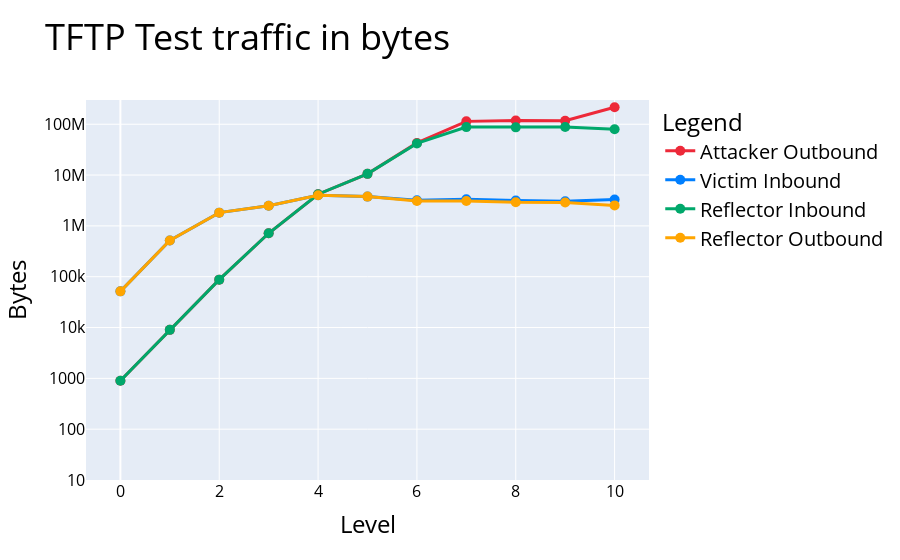

The code cell stored with this chart in its notebook:
### Markdown cell above
### Plotting

### Code cell
PlotLevelAttackData(attackerStats,victimStats,reflectorStats,Protocol,BytesOrPackets)

### Figure 1 — Plotly figure (JSON) as saved in the notebook; plotly's stock layout.template omitted (floating-point values rounded to 4 significant figures)
{"data": [{"hovertemplate": "variable=Attacker Outbound<br>Level=%{x}<br>value=%{y}<extra></extra>", "legendgroup": "Attacker Outbound", "line": {"color": "#ED2939", "dash": "solid", "width": 3}, "marker": {"size": 10, "symbol": "circle"}, "mode": "lines+markers", "name": "Attacker Outbound", "orientation": "v", "showlegend": true, "type": "scatter", "x": [0, 1, 2, 3, 4, 5, 6, 7, 8, 9, 10], "xaxis": "x", "y": [900, 9000, 87600, 715800, 4200960, 10570740, 42887280, 113922480, 118607400, 117188340, 215641320], "yaxis": "y"}, {"hovertemplate": "variable=Victim Inbound<br>Level=%{x}<br>value=%{y}<extra></extra>", "legendgroup": "Victim Inbound", "line": {"color": "#007FFF", "dash": "solid", "width": 3}, "marker": {"size": 10, "symbol": "circle"}, "mode": "lines+markers", "name": "Victim Inbound", "orientation": "v", "showlegend": true, "type": "scatter", "x": [0, 1, 2, 3, 4, 5, 6, 7, 8, 9, 10], "xaxis": "x", "y": [51540, 515400, 1823388, 2489146, 3998028, 3769330, 3181882, 3324972, 3164170, 3061506, 3306768], "yaxis": "y"}, {"hovertemplate": "variable=Reflector Inbound<br>Level=%{x}<br>value=%{y}<extra></extra>", "legendgroup": "Reflector Inbound", "line": {"color": "#00A86B", "dash": "solid", "width": 3}, "marker": {"size": 10, "symbol": "circle"}, "mode": "lines+markers", "name": "Reflector Inbound", "orientation": "v", "showlegend": true, "type": "scatter", "x": [0, 1, 2, 3, 4, 5, 6, 7, 8, 9, 10], "xaxis": "x", "y": [900, 9000, 87600, 715882, 4201042, 10570740, 41926080, 87821842, 86906002, 88363740, 79580460], "yaxis": "y"}, {"hovertemplate": "variable=Reflector Outbound<br>Level=%{x}<br>value=%{y}<extra></extra>", "legendgroup": "Reflector Outbound", "line": {"color": "orange", "dash": "solid", "width": 3}, "marker": {"size": 10, "symbol": "circle"}, "mode": "lines+markers", "name": "Reflector Outbound", "orientation": "v", "showlegend": true, "type": "scatter", "x": [0, 1, 2, 3, 4, 5, 6, 7, 8, 9, 10], "xaxis": "x", "y": [51540, 515400, 1823388, 2489146, 3998028, 3769330, 3082598, 3087582, 2908100, 2885362, 2530402], "yaxis": "y"}], "layout": {"legend": {"font": {"color": "black", "size": 20}, "title": {"font": {"color": "black", "size": 24}, "text": "Legend"}, "tracegroupgap": 0}, "title": {"font": {"color": "black", "size": 36}, "text": "TFTP Test traffic in bytes"}, "xaxis": {"anchor": "y", "domain": [0, 1], "tickfont": {"color": "black", "size": 16}, "title": {"font": {"color": "black", "size": 24}, "text": "Level"}}, "yaxis": {"anchor": "x", "domain": [0, 1], "range": [1, 8.477], "tickfont": {"color": "black", "size": 16}, "title": {"font": {"color": "black", "size": 24}, "text": "Bytes"}, "type": "log"}}}
